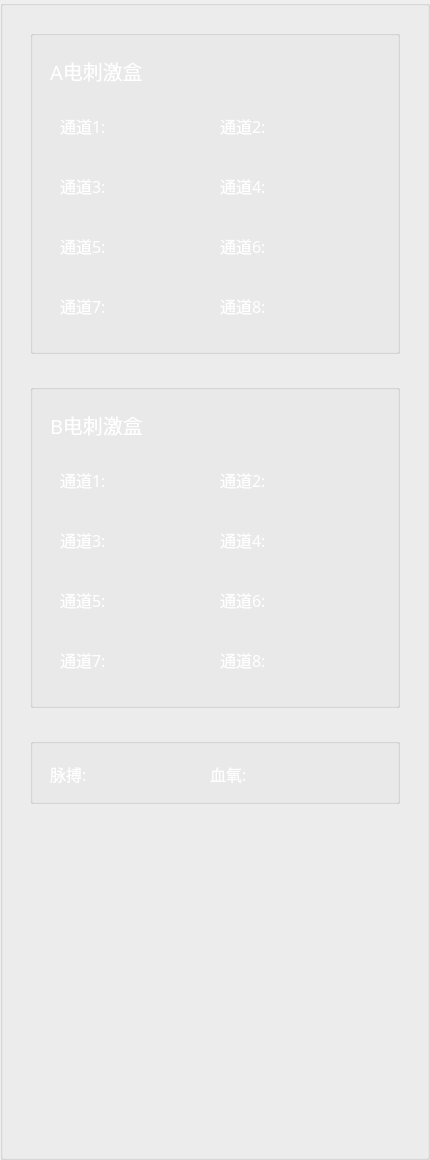
  <widget class="QGroupBox" name="rightPage_GroupBox">
   <property name="geometry">
    <rect>
     <x>1490</x>
     <y>0</y>
     <width>430</width>
     <height>1160</height>
    </rect>
   </property>
   <property name="styleSheet">
    <string notr="true">#rightPage_GroupBox{border-image: url(:/DependFile/Source/gamePage/blackBackground.png);}</string>
   </property>
   <property name="title">
    <string/>
   </property>
   <widget class="QGroupBox" name="groupBox_5">
    <property name="geometry">
     <rect>
      <x>30</x>
      <y>30</y>
      <width>370</width>
      <height>324</height>
     </rect>
    </property>
    <property name="styleSheet">
     <string notr="true">color: rgb(255, 255, 255);</string>
    </property>
    <property name="title">
     <string/>
    </property>
    <widget class="QLabel" name="label_7">
     <property name="geometry">
      <rect>
       <x>20</x>
       <y>20</y>
       <width>151</width>
       <height>41</height>
      </rect>
     </property>
     <property name="font">
      <font>
       <family>黑体</family>
       <pointsize>15</pointsize>
      </font>
     </property>
     <property name="text">
      <string>A电刺激盒</string>
     </property>
    </widget>
    <widget class="QLabel" name="label_8">
     <property name="geometry">
      <rect>
       <x>30</x>
       <y>80</y>
       <width>69</width>
       <height>31</height>
      </rect>
     </property>
     <property name="font">
      <font>
       <family>黑体</family>
       <pointsize>12</pointsize>
      </font>
     </property>
     <property name="text">
      <string>通道1:</string>
     </property>
    </widget>
    <widget class="QLabel" name="label_11">
     <property name="geometry">
      <rect>
       <x>190</x>
       <y>80</y>
       <width>69</width>
       <height>31</height>
      </rect>
     </property>
     <property name="font">
      <font>
       <family>黑体</family>
       <pointsize>12</pointsize>
      </font>
     </property>
     <property name="text">
      <string>通道2:</string>
     </property>
    </widget>
    <widget class="QLabel" name="label_12">
     <property name="geometry">
      <rect>
       <x>30</x>
       <y>140</y>
       <width>69</width>
       <height>31</height>
      </rect>
     </property>
     <property name="font">
      <font>
       <family>黑体</family>
       <pointsize>12</pointsize>
      </font>
     </property>
     <property name="text">
      <string>通道3:</string>
     </property>
    </widget>
    <widget class="QLabel" name="label_45">
     <property name="geometry">
      <rect>
       <x>190</x>
       <y>140</y>
       <width>69</width>
       <height>31</height>
      </rect>
     </property>
     <property name="font">
      <font>
       <family>黑体</family>
       <pointsize>12</pointsize>
      </font>
     </property>
     <property name="text">
      <string>通道4:</string>
     </property>
    </widget>
    <widget class="QLabel" name="label_46">
     <property name="geometry">
      <rect>
       <x>190</x>
       <y>260</y>
       <width>69</width>
       <height>31</height>
      </rect>
     </property>
     <property name="font">
      <font>
       <family>黑体</family>
       <pointsize>12</pointsize>
      </font>
     </property>
     <property name="text">
      <string>通道8:</string>
     </property>
    </widget>
    <widget class="QLabel" name="label_47">
     <property name="geometry">
      <rect>
       <x>30</x>
       <y>200</y>
       <width>69</width>
       <height>31</height>
      </rect>
     </property>
     <property name="font">
      <font>
       <family>黑体</family>
       <pointsize>12</pointsize>
      </font>
     </property>
     <property name="text">
      <string>通道5:</string>
     </property>
    </widget>
    <widget class="QLabel" name="label_48">
     <property name="geometry">
      <rect>
       <x>190</x>
       <y>200</y>
       <width>69</width>
       <height>31</height>
      </rect>
     </property>
     <property name="font">
      <font>
       <family>黑体</family>
       <pointsize>12</pointsize>
      </font>
     </property>
     <property name="text">
      <string>通道6:</string>
     </property>
    </widget>
    <widget class="QLabel" name="label_49">
     <property name="geometry">
      <rect>
       <x>30</x>
       <y>260</y>
       <width>69</width>
       <height>31</height>
      </rect>
     </property>
     <property name="font">
      <font>
       <family>黑体</family>
       <pointsize>12</pointsize>
      </font>
     </property>
     <property name="text">
      <string>通道7:</string>
     </property>
    </widget>
    <widget class="QLabel" name="channelA7_Label">
     <property name="geometry">
      <rect>
       <x>100</x>
       <y>260</y>
       <width>69</width>
       <height>31</height>
      </rect>
     </property>
     <property name="font">
      <font>
       <family>黑体</family>
       <pointsize>12</pointsize>
      </font>
     </property>
     <property name="text">
      <string/>
     </property>
    </widget>
    <widget class="QLabel" name="channelA3_Label">
     <property name="geometry">
      <rect>
       <x>100</x>
       <y>140</y>
       <width>69</width>
       <height>31</height>
      </rect>
     </property>
     <property name="font">
      <font>
       <family>黑体</family>
       <pointsize>12</pointsize>
      </font>
     </property>
     <property name="text">
      <string/>
     </property>
    </widget>
    <widget class="QLabel" name="channelA5_Label">
     <property name="geometry">
      <rect>
       <x>100</x>
       <y>200</y>
       <width>69</width>
       <height>31</height>
      </rect>
     </property>
     <property name="font">
      <font>
       <family>黑体</family>
       <pointsize>12</pointsize>
      </font>
     </property>
     <property name="text">
      <string/>
     </property>
    </widget>
    <widget class="QLabel" name="channelA1_Label">
     <property name="geometry">
      <rect>
       <x>100</x>
       <y>80</y>
       <width>69</width>
       <height>31</height>
      </rect>
     </property>
     <property name="font">
      <font>
       <family>黑体</family>
       <pointsize>12</pointsize>
      </font>
     </property>
     <property name="text">
      <string/>
     </property>
    </widget>
    <widget class="QLabel" name="channelA8_Label">
     <property name="geometry">
      <rect>
       <x>260</x>
       <y>260</y>
       <width>69</width>
       <height>31</height>
      </rect>
     </property>
     <property name="font">
      <font>
       <family>黑体</family>
       <pointsize>12</pointsize>
      </font>
     </property>
     <property name="text">
      <string/>
     </property>
    </widget>
    <widget class="QLabel" name="channelA4_Label">
     <property name="geometry">
      <rect>
       <x>260</x>
       <y>140</y>
       <width>69</width>
       <height>31</height>
      </rect>
     </property>
     <property name="font">
      <font>
       <family>黑体</family>
       <pointsize>12</pointsize>
      </font>
     </property>
     <property name="text">
      <string/>
     </property>
    </widget>
    <widget class="QLabel" name="channelA6_Label">
     <property name="geometry">
      <rect>
       <x>260</x>
       <y>200</y>
       <width>69</width>
       <height>31</height>
      </rect>
     </property>
     <property name="font">
      <font>
       <family>黑体</family>
       <pointsize>12</pointsize>
      </font>
     </property>
     <property name="text">
      <string/>
     </property>
    </widget>
    <widget class="QLabel" name="channelA2_Label">
     <property name="geometry">
      <rect>
       <x>260</x>
       <y>80</y>
       <width>69</width>
       <height>31</height>
      </rect>
     </property>
     <property name="font">
      <font>
       <family>黑体</family>
       <pointsize>12</pointsize>
      </font>
     </property>
     <property name="text">
      <string/>
     </property>
    </widget>
   </widget>
   <widget class="QGroupBox" name="groupBox_6">
    <property name="geometry">
     <rect>
      <x>30</x>
      <y>384</y>
      <width>370</width>
      <height>324</height>
     </rect>
    </property>
    <property name="styleSheet">
     <string notr="true">color: rgb(255, 255, 255);</string>
    </property>
    <property name="title">
     <string/>
    </property>
    <widget class="QLabel" name="label_50">
     <property name="geometry">
      <rect>
       <x>20</x>
       <y>20</y>
       <width>151</width>
       <height>41</height>
      </rect>
     </property>
     <property name="font">
      <font>
       <family>黑体</family>
       <pointsize>15</pointsize>
      </font>
     </property>
     <property name="text">
      <string>B电刺激盒</string>
     </property>
    </widget>
    <widget class="QLabel" name="label_51">
     <property name="geometry">
      <rect>
       <x>30</x>
       <y>80</y>
       <width>69</width>
       <height>31</height>
      </rect>
     </property>
     <property name="font">
      <font>
       <family>黑体</family>
       <pointsize>12</pointsize>
      </font>
     </property>
     <property name="text">
      <string>通道1:</string>
     </property>
    </widget>
    <widget class="QLabel" name="label_52">
     <property name="geometry">
      <rect>
       <x>190</x>
       <y>80</y>
       <width>69</width>
       <height>31</height>
      </rect>
     </property>
     <property name="font">
      <font>
       <family>黑体</family>
       <pointsize>12</pointsize>
      </font>
     </property>
     <property name="text">
      <string>通道2:</string>
     </property>
    </widget>
    <widget class="QLabel" name="label_53">
     <property name="geometry">
      <rect>
       <x>30</x>
       <y>140</y>
       <width>69</width>
       <height>31</height>
      </rect>
     </property>
     <property name="font">
      <font>
       <family>黑体</family>
       <pointsize>12</pointsize>
      </font>
     </property>
     <property name="text">
      <string>通道3:</string>
     </property>
    </widget>
    <widget class="QLabel" name="label_54">
     <property name="geometry">
      <rect>
       <x>190</x>
       <y>140</y>
       <width>69</width>
       <height>31</height>
      </rect>
     </property>
     <property name="font">
      <font>
       <family>黑体</family>
       <pointsize>12</pointsize>
      </font>
     </property>
     <property name="text">
      <string>通道4:</string>
     </property>
    </widget>
    <widget class="QLabel" name="label_55">
     <property name="geometry">
      <rect>
       <x>190</x>
       <y>260</y>
       <width>69</width>
       <height>31</height>
      </rect>
     </property>
     <property name="font">
      <font>
       <family>黑体</family>
       <pointsize>12</pointsize>
      </font>
     </property>
     <property name="text">
      <string>通道8:</string>
     </property>
    </widget>
    <widget class="QLabel" name="label_56">
     <property name="geometry">
      <rect>
       <x>30</x>
       <y>200</y>
       <width>69</width>
       <height>31</height>
      </rect>
     </property>
     <property name="font">
      <font>
       <family>黑体</family>
       <pointsize>12</pointsize>
      </font>
     </property>
     <property name="text">
      <string>通道5:</string>
     </property>
    </widget>
    <widget class="QLabel" name="label_57">
     <property name="geometry">
      <rect>
       <x>190</x>
       <y>200</y>
       <width>69</width>
       <height>31</height>
      </rect>
     </property>
     <property name="font">
      <font>
       <family>黑体</family>
       <pointsize>12</pointsize>
      </font>
     </property>
     <property name="text">
      <string>通道6:</string>
     </property>
    </widget>
    <widget class="QLabel" name="label_58">
     <property name="geometry">
      <rect>
       <x>30</x>
       <y>260</y>
       <width>69</width>
       <height>31</height>
      </rect>
     </property>
     <property name="font">
      <font>
       <family>黑体</family>
       <pointsize>12</pointsize>
      </font>
     </property>
     <property name="text">
      <string>通道7:</string>
     </property>
    </widget>
    <widget class="QLabel" name="channelB7_Label">
     <property name="geometry">
      <rect>
       <x>110</x>
       <y>260</y>
       <width>69</width>
       <height>31</height>
      </rect>
     </property>
     <property name="font">
      <font>
       <family>黑体</family>
       <pointsize>12</pointsize>
      </font>
     </property>
     <property name="text">
      <string/>
     </property>
    </widget>
    <widget class="QLabel" name="channelB3_Label">
     <property name="geometry">
      <rect>
       <x>110</x>
       <y>140</y>
       <width>69</width>
       <height>31</height>
      </rect>
     </property>
     <property name="font">
      <font>
       <family>黑体</family>
       <pointsize>12</pointsize>
      </font>
     </property>
     <property name="text">
      <string/>
     </property>
    </widget>
    <widget class="QLabel" name="channelB1_Label">
     <property name="geometry">
      <rect>
       <x>110</x>
       <y>80</y>
       <width>69</width>
       <height>31</height>
      </rect>
     </property>
     <property name="font">
      <font>
       <family>黑体</family>
       <pointsize>12</pointsize>
      </font>
     </property>
     <property name="text">
      <string/>
     </property>
    </widget>
    <widget class="QLabel" name="channelB5_Label">
     <property name="geometry">
      <rect>
       <x>110</x>
       <y>200</y>
       <width>69</width>
       <height>31</height>
      </rect>
     </property>
     <property name="font">
      <font>
       <family>黑体</family>
       <pointsize>12</pointsize>
      </font>
     </property>
     <property name="text">
      <string/>
     </property>
    </widget>
    <widget class="QLabel" name="channelB8_Label">
     <property name="geometry">
      <rect>
       <x>260</x>
       <y>260</y>
       <width>69</width>
       <height>31</height>
      </rect>
     </property>
     <property name="font">
      <font>
       <family>黑体</family>
       <pointsize>12</pointsize>
      </font>
     </property>
     <property name="text">
      <string/>
     </property>
    </widget>
    <widget class="QLabel" name="channelB4_Label">
     <property name="geometry">
      <rect>
       <x>260</x>
       <y>140</y>
       <width>69</width>
       <height>31</height>
      </rect>
     </property>
     <property name="font">
      <font>
       <family>黑体</family>
       <pointsize>12</pointsize>
      </font>
     </property>
     <property name="text">
      <string/>
     </property>
    </widget>
    <widget class="QLabel" name="channelB6_Label">
     <property name="geometry">
      <rect>
       <x>260</x>
       <y>200</y>
       <width>69</width>
       <height>31</height>
      </rect>
     </property>
     <property name="font">
      <font>
       <family>黑体</family>
       <pointsize>12</pointsize>
      </font>
     </property>
     <property name="text">
      <string/>
     </property>
    </widget>
    <widget class="QLabel" name="channelB2_Label">
     <property name="geometry">
      <rect>
       <x>260</x>
       <y>80</y>
       <width>69</width>
       <height>31</height>
      </rect>
     </property>
     <property name="font">
      <font>
       <family>黑体</family>
       <pointsize>12</pointsize>
      </font>
     </property>
     <property name="text">
      <string/>
     </property>
    </widget>
   </widget>
   <widget class="QGroupBox" name="groupBox_7">
    <property name="geometry">
     <rect>
      <x>30</x>
      <y>738</y>
      <width>370</width>
      <height>66</height>
     </rect>
    </property>
    <property name="styleSheet">
     <string notr="true">color:white;</string>
    </property>
    <property name="title">
     <string/>
    </property>
    <widget class="QLabel" name="label_59">
     <property name="geometry">
      <rect>
       <x>180</x>
       <y>20</y>
       <width>69</width>
       <height>31</height>
      </rect>
     </property>
     <property name="font">
      <font>
       <family>黑体</family>
       <pointsize>12</pointsize>
      </font>
     </property>
     <property name="text">
      <string>血氧:</string>
     </property>
    </widget>
    <widget class="QLabel" name="label_60">
     <property name="geometry">
      <rect>
       <x>20</x>
       <y>20</y>
       <width>69</width>
       <height>31</height>
      </rect>
     </property>
     <property name="font">
      <font>
       <family>黑体</family>
       <pointsize>12</pointsize>
      </font>
     </property>
     <property name="text">
      <string>脉搏:</string>
     </property>
    </widget>
   </widget>
  </widget>
